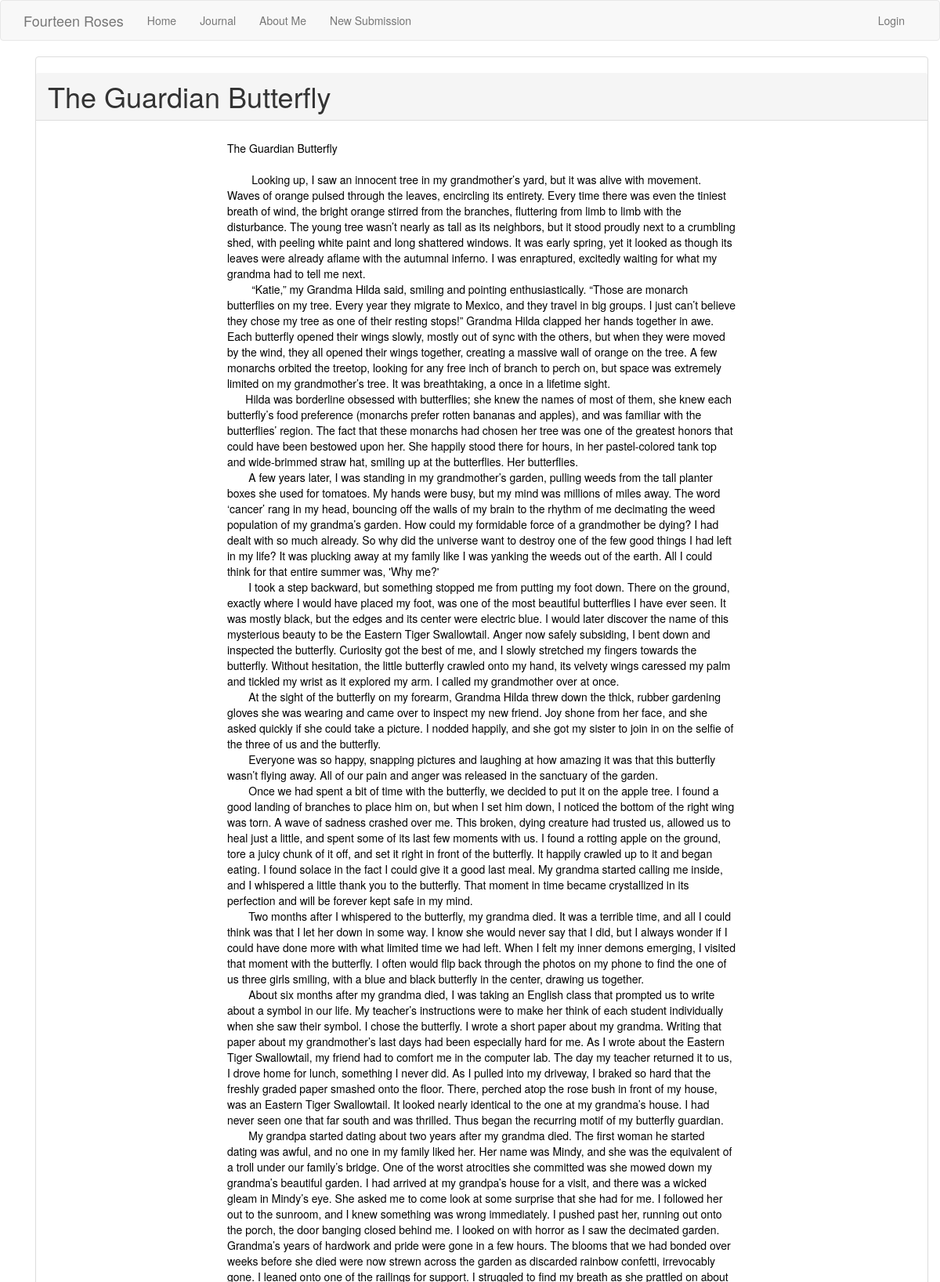
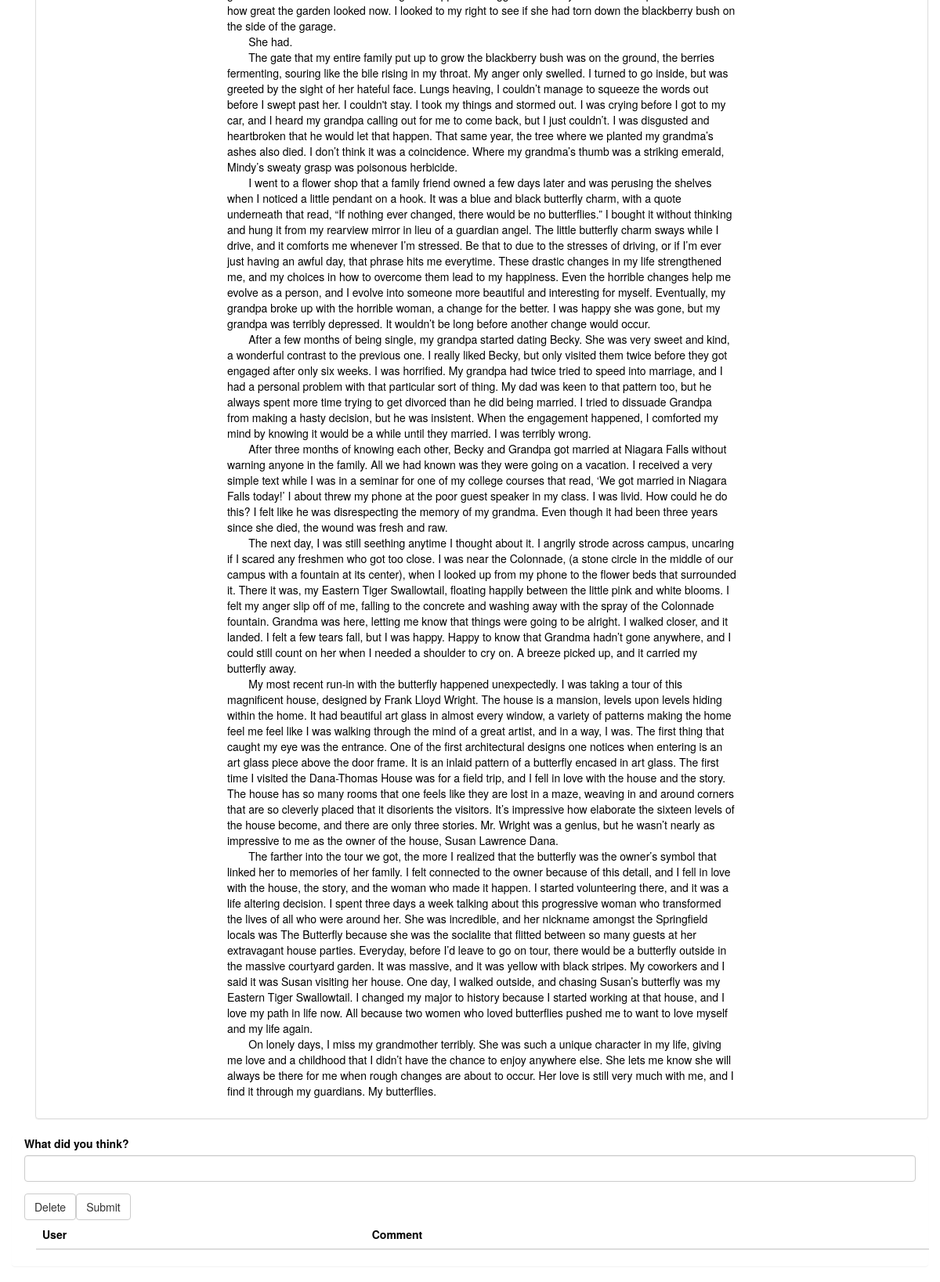
The page /story/The Guardian Butterfly on the database its author committed (2 pictures, top to bottom).
### app/models.py (models this page shows, shortened)
class StoryPost(db.Model):
    __tablename__ = 'storypost'
    id = db.Column(db.Integer, primary_key=True)
    title = db.Column(db.String(50))
    body = db.Column(db.String())
    timestamp = db.Column(db.DateTime, index=True, default=datetime.utcnow)
    user_id = db.Column(db.Integer, db.ForeignKey('user.id'))
    author = db.relationship('User', back_populates='story_posts',)
    comments = db.relationship('Post', back_populates='story',)

### app/routes.py (the view, shortened to what this page needs)
@app.route('/story/<title>', methods=['GET', 'Post'])
def story(title):
    form = CommentForm()
    current_story = StoryPost.query.filter_by(title=title).first_or_404()
    comments = reversed(current_story.comments)
    if current_user == User.query.filter_by(username='Katie Brethorst').first():
        current_user.is_admin = True
    else:
        current_user.is_admin = False
    if request.method == 'POST':
        if request.form['delete']:
            db.session.delete(current_story)
            db.session.commit()
            flash(f"{current_story.title} has been deleted.")
            return redirect(url_for('index'))
    return render_template('story.html', title=title, current_story=current_story, form=form, comments=comments,
                           current_user=current_user)

### app/forms.py
class CommentForm(FlaskForm):
    body = StringField('What did you think?', validators=[DataRequired()])
    delete = SubmitField('Delete')
    submit = SubmitField('Submit')

### app/templates/story.html (shortened to what this page needs)
{% extends "base.html" %}
{% block app_content %}
<div class=container>
    <div class="panel panel-default">
        <h1 class="panel-heading">{{ current_story.title }}</h1
        <div>
            <div class="panel-body" align="center">
                <p class="a" align="left">{{ current_story.body }}</p>
            </div>
        </div>
    </div>
</div>
<div class="container panel">
            {% include 'post/_newcomment.html' %}
            {% include 'post/_comments.html' %}
</div>
        {% endblock %}

### app/templates/story.html (style rules this page uses)
p.a { white-space:pre-wrap; }
p.a { max-width: 650px; }
body { color: black; }

### rows shown on the page
StoryPost: title "The Guardian Butterfly", body "The Guardian Butterfly Looking up, I saw an innocent tree in my grandmother’s yard, but it was alive with movement. Waves of orange pulsed through the leaves, encircling its entirety. Every time there was even the tiniest breath of wind, the bright orange stirred from the branches, fluttering from limb to limb with the disturbance. The young tree wasn’t nearly as tall as its neighbors, but it stood proudly next to a crumbling shed, with peeling white paint and long shattered windows. It was early spring, yet it looked as though its leaves were already aflame with the autumnal inferno. I was enraptured, excitedly waiting for what my grandma had to tell me next. “Katie,” my Grandma Hilda…"
